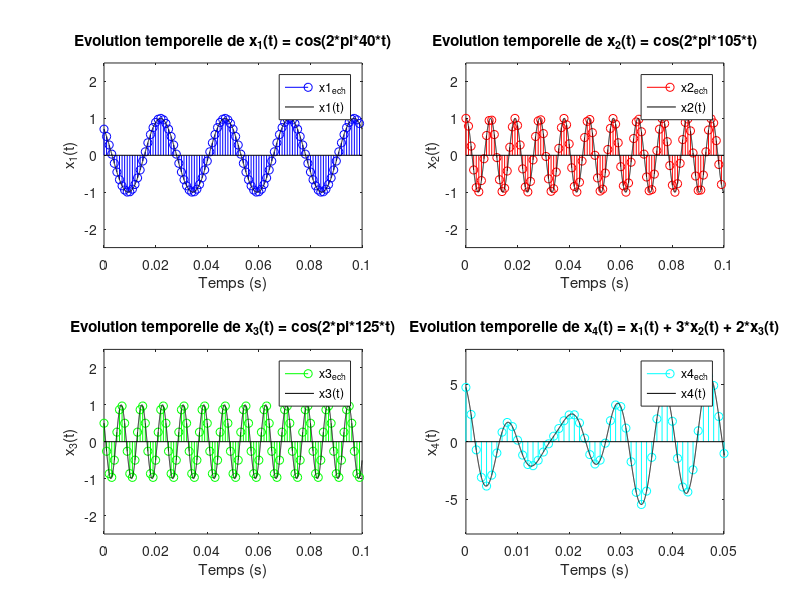
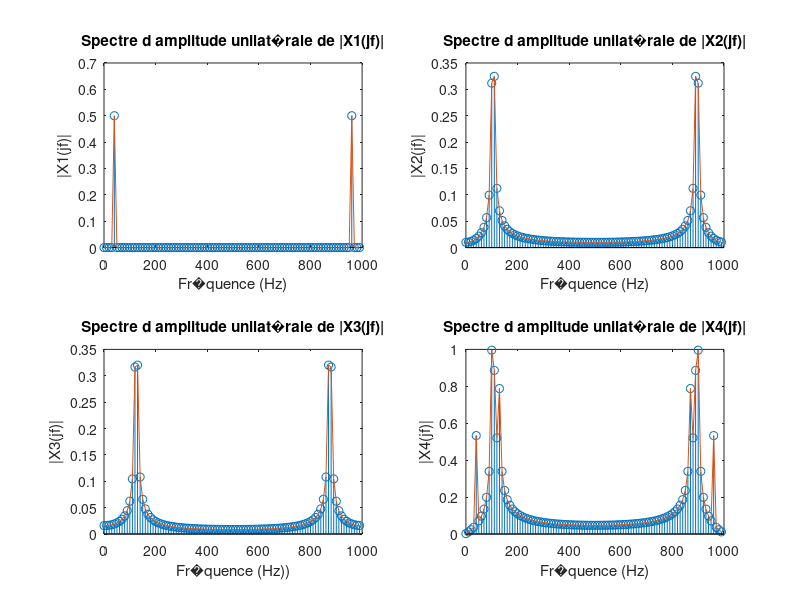
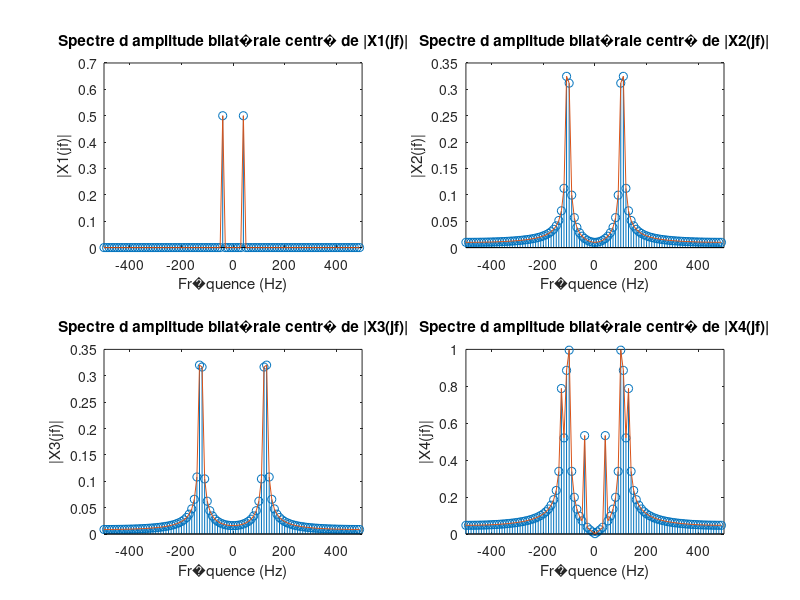
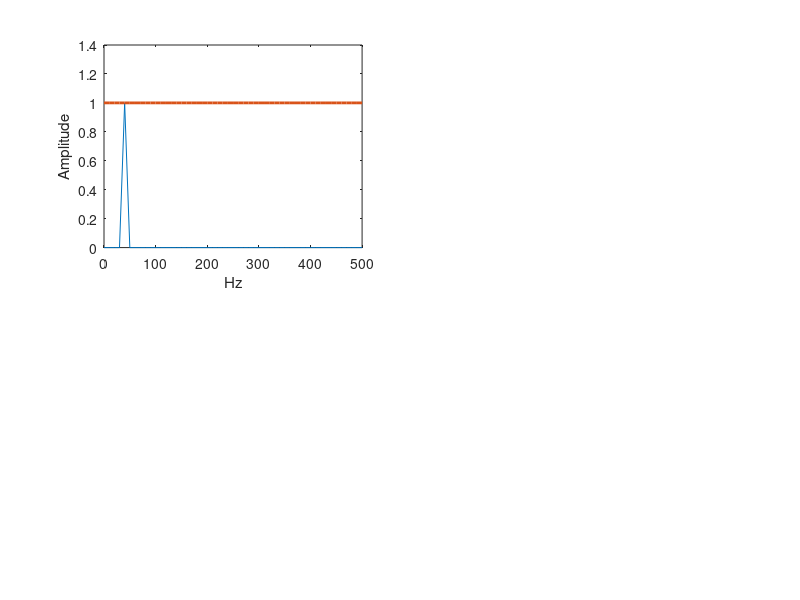

Here is the MATLAB script that generated these plots, in order:
% TEMPLATE.M : Fichier exemple decrivant la maniere dont un script
% (ou une fonction) matlab doir etre structure et commente.
% 
% Le cartouche contient:
%   - le nom du script
%   - l'objectif realise par le script
%   - la definition des variables d'appel et de retour
%   - la/les syntaxe(s) d'appel via matlab
%   - L'auteur du script ainsi que les modifications apportees depuis sa
%   creation
%
% Modif 09/2011 : Ajout des cellules
% Modif 09/09 : Mise en ligne sur Moodle
%
% NOURY Am�lia - FARCASIU-POPOVICI Th�o - Janvier 2024
 
clear all;
close all;
clc;

% %
% ********** Declaration des constantes ************
% Dans cette zone sont initialisees TOUTES les constantes necessaires a
% l'execution du script
% 

%D�claration des contantes de chaque signal [fr�quence (Hz), phase (rad),
%  amplitude (V)]
f1 = 40;    p1 = pi/4 ;   A1 = 1;        %Constante du signal x1
f2 = 105;   p2 = 0 ;      A2 = 1;        %Constante du signal x1
f3 = 125;   p3 = pi/3 ;   A3 = 1;        %Constante du signal x3

Tacq = 0.1;   %Temps d'acquisition du signal

Fe = 1000;  %fr�quence d'�chantillonnage en Hertz
Te = 1/Fe;  %P�riode d'�chantillonnage
Fe2 = 100000;

t1 = (0:1/Fe:Tacq - 1/Fe)';   %Vecteur ligne de temps compris entre [0 Tacq-1/Fe] �chantillonn� tout les 1/Fe
t2 = (0:1/Fe2:Tacq - 1/Fe2)';
t3 = 0:1/Fe:1-Fe;

N = Fe*Tacq;   % nombre d'�chantillon
%N = 1000;
N1 = 128;

F = (0:Fe/N:Fe-1)';    %Vecteur ligne de fr�quence compris entre [0 Fe-1] �chantillonn� tout les Fe/N
F_s = (-Fe/2:Fe/N:(Fe/2)-1);


%%
%********** Acquisition/Generation des signaux ****
% Dans cette zone sont declares TOUS les signaux autres que les constantes

x1 = A1*cos(2*pi*f1*t1 + p1);    %signal repr�sentant le signal num�rique
x2 = A2*cos(2*pi*f2*t1 + p2);
x3 = A3*cos(2*pi*f3*t1 + p3);
x4 = x1 + 3*x2 + 2*x3;

x1_c = A1*cos(2*pi*f1*t2 + p1);  % signal �chantillonn� repr�sentant le signal analogique
x2_c = A1*cos(2*pi*f2*t2 + p2);
x3_c = A1*cos(2*pi*f3*t2 + p3);
x4_c = x1_c + 3*x2_c + 2*x3_c;

freq_1 = 0:Fe/length(x1):Fe/2;
freq_2 = 0:Fe/length(x2):Fe/2;
freq_3 = 0:Fe/length(x3):Fe/2;
freq_4 = 0:Fe/length(x4):Fe/2;
%%
%********** Traitement des signaux ****************
% Dans cette zone sont effectues tous les calculs et traitements des
% grandeurs etudiees

X1 = fft(x1/N);
X2 = fft(x2/N);
X3 = fft(x3/N);
X4 = fft(x4/N);

X1_s = fftshift(X1);
X2_s = fftshift(X2);
X3_s = fftshift(X3);
X4_s = fftshift(X4);

xdft1 = fft(x1);
xdft1 = xdft1(1:length(x1)/2+1);
xdft1 = xdft1/length(x1);
xdft1(2:end-1) = 2*xdft1(2:end-1);

xdft2 = fft(x2);
xdft2 = xdft2(1:length(x2)/2+1);
xdft2 = xdft2/length(x2);
xdft2(2:end-1) = 2*xdft2(2:end-1);
    %%
%********** Visualisation des donn�es *************
% Cette zone permet de regrouper toutes les instructions relatives au trace
% des courbes

figure(1);
subplot(2,2,1);   
stem(t1,x1,"-b");
xlim([0 0.1]);
ylim([-2.5 2.5]);
hold on;
plot(t2,x1_c,'-k');
legend('x1_e_c_h','x1(t)');
title('Evolution temporelle de x_1(t) = cos(2*pi*40*t)');
xlabel('Temps (s)');
ylabel('x_1(t)');

subplot(2,2,2);
stem(t1,x2,"-r");
legend('x2');
xlim([0 0.1]);
ylim([-2.5 2.5]);
hold on;
plot(t2,x2_c,'-k');
legend('x2_e_c_h','x2(t)');
title('Evolution temporelle de x_2(t) = cos(2*pi*105*t)');
xlabel('Temps (s)');
ylabel('x_2(t)');

subplot(2,2,3);
stem(t1,x3,"-g");
legend('x3');
xlim([0 0.1]);
ylim([-2.5 2.5]);
hold on;
plot(t2,x3_c,'-k');
legend('x3_e_c_h','x3(t)');
title('Evolution temporelle de x_3(t) = cos(2*pi*125*t)');
xlabel('Temps (s)');
ylabel('x_3(t)');

subplot(2,2,4);
stem(t1,x4,"-c");
legend('x4');
xlim([0 0.05]);
ylim([-8 8]);
hold on;
plot(t2,x4_c,'-k');
legend('x4_e_c_h','x4(t)');
title('Evolution temporelle de x_4(t) = x_1(t) + 3*x_2(t) + 2*x_3(t)');
xlabel('Temps (s)');
ylabel('x_4(t)');
hold off;


%Repr�sentation dans le domaine fr�quentiel en unilat�rale
figure(2);
subplot(2,2,1);
stem(F,abs(X1));
xlim([0 Fe]);
title('Spectre d amplitude unilat�rale de |X1(jf)|');
xlabel('Fr�quence (Hz)');
ylabel('|X1(jf)|');
hold on;
plot(F,abs(X1));

subplot(2,2,2);
stem(F,abs(X2));
xlim([0 Fe]);
title('Spectre d amplitude unilat�rale de |X2(jf)|');
xlabel('Fr�quence (Hz)');
ylabel('|X2(jf)|');
hold on;
plot(F,abs(X2));

subplot(2,2,3);
stem(F,abs(X3));
xlim([0 Fe]);
title('Spectre d amplitude unilat�rale de |X3(jf)|');
xlabel('Fr�quence (Hz))');
hold on;
plot(F,abs(X3));ylabel('|X3(jf)|');


subplot(2,2,4);
stem(F,abs(X4));
xlim([0 Fe]);
title('Spectre d amplitude unilat�rale de |X4(jf)|');
xlabel('Fr�quence (Hz)');
ylabel('|X4(jf)|');
hold on;
plot(F,abs(X4));

%Repr�sentation dans le domaine fr�quentiel en bilat�rale centr�e en 0
figure(3);
subplot(2,2,1);
stem(F_s,abs(X1_s));
xlim([-Fe/2 Fe/2]);
title('Spectre d amplitude bilat�rale centr� de |X1(jf)|');
xlabel('Fr�quence (Hz)');
ylabel('|X1(jf)|');
hold on;
plot(F_s,abs(X1_s));

subplot(2,2,2);
stem(F_s,abs(X2_s));
xlim([-Fe/2 Fe/2]);
title('Spectre d amplitude bilat�rale centr� de |X2(jf)|');
xlabel('Fr�quence (Hz)');
ylabel('|X2(jf)|');
hold on;
plot(F_s,abs(X2_s));

subplot(2,2,3);
stem(F_s,abs(X3_s));
xlim([-Fe/2 Fe/2]);
title('Spectre d amplitude bilat�rale centr� de |X3(jf)|');
xlabel('Fr�quence (Hz)');
ylabel('|X3(jf)|');
hold on;
plot(F_s,abs(X3_s));

subplot(2,2,4);
stem(F_s,abs(X4_s));
xlim([-Fe/2 Fe/2]);
title('Spectre d amplitude bilat�rale centr� de |X4(jf)|');
xlabel('Fr�quence (Hz)');
ylabel('|X4(jf)|');
hold on;
plot(F_s,abs(X4_s));

%Repr�sentation fr�quentielle avec le zero-padding

figure(4);
subplot(2,2,1);
plot(freq_1,abs(xdft1));
hold on;
plot(freq_1,ones(length(x1)/2+1,1),'LineWidth',2)
xlabel('Hz');ylabel('Amplitude');hold off;




